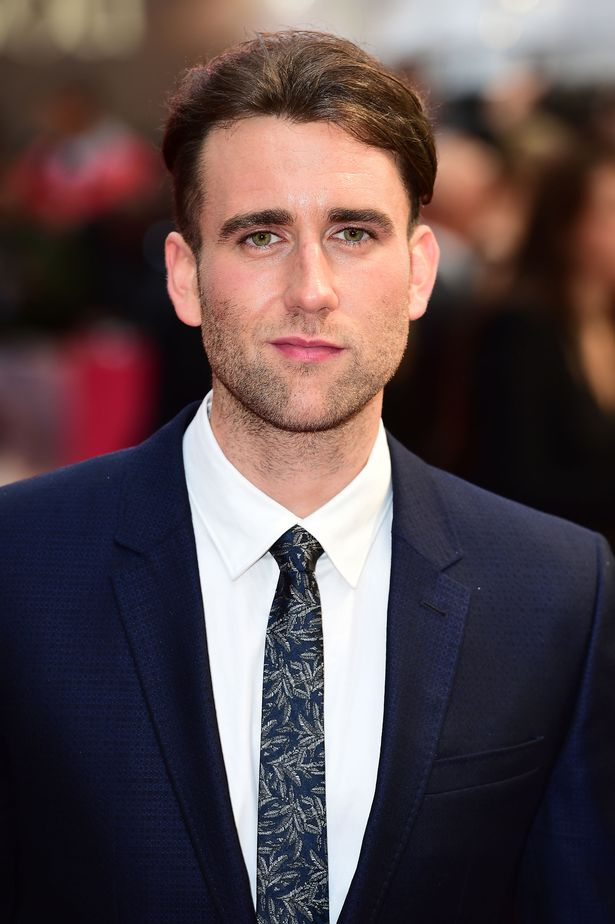
#> input picture Lab5/Images/longbottom.jpg, 615 x 924 px, found by its file name; the run also reads 1 picture not shown here
$ jupyter execute --allow-errors lab5.ipynb
#> lines starting #> are read from the running program, lines starting #| are printed output that depends on the picture
<p style="text-align: center;">МІНІСТЕРСТВО ОСВІТИ І НАУКИ УКРАЇНИ</p>
<p style="text-align: center;">НАЦІОНАЛЬНИЙ ТЕХНІЧНИЙ УНІВЕРСИТЕТ</p>
<p style="text-align: center;">«ХАРКІВСЬКИЙ ПОЛІТЕХНІЧНИЙ ІНСТИТУТ»</p>
<br>
<p style="text-align: center;">КАФЕДРА «ПРОГРАМНА ІНЖЕНЕРІЯ ТА</p>
<p style="text-align: center;">ІНТЕЛЕКТУАЛЬНІ ТЕХНОЛОГІЇ УПРАВЛІННЯ»</p>
<br>
<br>
<br>
<p style="text-align: center;">ЗВІТ</p>
<p style="text-align: center;">з лабораторної роботи № 5</p>
<p style="text-align: center;">з навчальної дисципліни</p>
<p style="text-align: center;">«Обробка даних Python»</p>
<br>
<br>
<br>
<br>
<p style="text-align: right;">ВИКОНАВ</p>
<p style="text-align: right;">Студент групи КН-222с</p>
<p style="text-align: right;">Дмитро СІГОВ</p>
<br>
<p style="text-align: right;">ПЕРЕВІРИВ</p>
<br>
<p style="text-align: right;">Герман ЗВЄРЦЕВ</p>
<br>
<br>
<br>
<br>
<p style="text-align: center;">Харків 2023</p>

<p style="text-align: center;">Робота з бібліотекою OpenCV<p>

<p style="text-align: center;">Хід роботи</p>
<a href="https://github.com/SihovDmytro/python-lab5/blob/master/lab5.ipynb">Посилання на github</a><br>
Завдання:<br>
1. Визначити номер варіанта за формулою:<br>
N = ord(X) % 5 + 1,<br>
де X – перша велика літера вашого імені в латинській транскрипції.<br>
Наприклад, для James Bond номер варіанта буде N = 5<br>

2. Завантажити дані з файлу kr1.xlsx до датафрейму.<br>
3. Отримати дані до свого варіанту програмно з датафрейму,<br>
використовуючи інструменти індексування.<br>
4. Створити функцію, що приймає в якості аргументів дані з датафрейму та<br>
повертає зменшене зображення з доданими «круглими окулярами» та<br>
зберігає отримане зображення у файл.<br>

[cell 1]
ord('D') % 5 + 1

[cell 2]
import pandas as pd

#> (the rest of this cell did not finish here and is left out)

[cell 3]
import cv2
from PIL import Image, ImageDraw
import numpy as np

def add_glasses(image_path, output_path):

#> called with output_path = 'longbottom.jpg'
    img = cv2.imread(image_path)
#> img is the input picture: shape (924, 615, 3); mean B, G, R 76.2, 73.9, 90

    face_cascade = cv2.CascadeClassifier('haarcascades/haarcascade_frontalface_default.xml')
    eye_cascade = cv2.CascadeClassifier('haarcascades/haarcascade_eye.xml')

    gray = cv2.cvtColor(img, cv2.COLOR_BGR2GRAY)
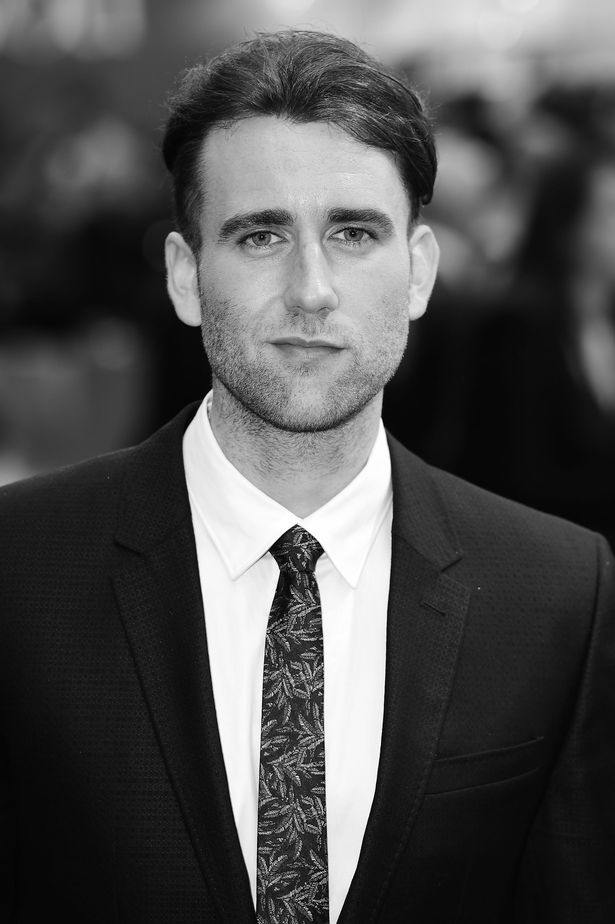
#> gray: shape (924, 615); min 0, max 255, mean 79

    faces = face_cascade.detectMultiScale(gray, scaleFactor=1.3, minNeighbors=5)
#> faces = [[167, 125, 287, 287]]

    pil_img = Image.open(image_path)

    for (x, y, w, h) in faces:
        roi_gray = gray[y:y+h, x:x+w]
        eyes = eye_cascade.detectMultiScale(roi_gray)

        eye_radius = int(0.13 * h)
        eye_center1 = (x + int(0.35 * w), y + int(0.35 * h))
        eye_center2 = (x + int(0.65 * w), y + int(0.35 * h))

        draw = ImageDraw.Draw(pil_img)

        leftline = [(eye_center1[0]-eye_radius, eye_center1[1]), (eye_center1[0]-eye_radius-50, eye_center1[1])]
        draw.line(leftline, fill ="magenta", width = 1)
        rightline = [(eye_center2[0]+eye_radius, eye_center2[1]), (eye_center2[0]+eye_radius+40, eye_center2[1]-7)]
        draw.line(rightline, fill ="magenta", width = 1)
        middleline = [(eye_center1[0]+eye_radius, eye_center1[1]), (eye_center2[0]-eye_radius, eye_center2[1])]
        draw.line(middleline, fill ="magenta", width = 1)
        draw.ellipse([eye_center1[0]-eye_radius, eye_center1[1]-eye_radius,
                      eye_center1[0]+eye_radius, eye_center1[1]+eye_radius], outline ="magenta")
        draw.ellipse([eye_center2[0]-eye_radius, eye_center2[1]-eye_radius,
                      eye_center2[0]+eye_radius, eye_center2[1]+eye_radius], outline ="magenta")
#> this loop made 1 pass
#> (x, y, w, h, eyes, eye_radius, eye_center1, eye_center2) on pass 1: (167, 125, 287, 287, [[59, 82, 61, 61], [155, 78, 62, 62]], 37, (267, 225), (353, 225))
#> pass 1, in add_glasses, `roi_gray = gray[y:y+h, x:x+w]`:
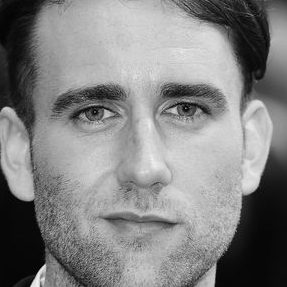
#> roi_gray: shape (287, 287); min 0, max 241, mean 131

    pil_img = pil_img.crop((0,0,600,600))
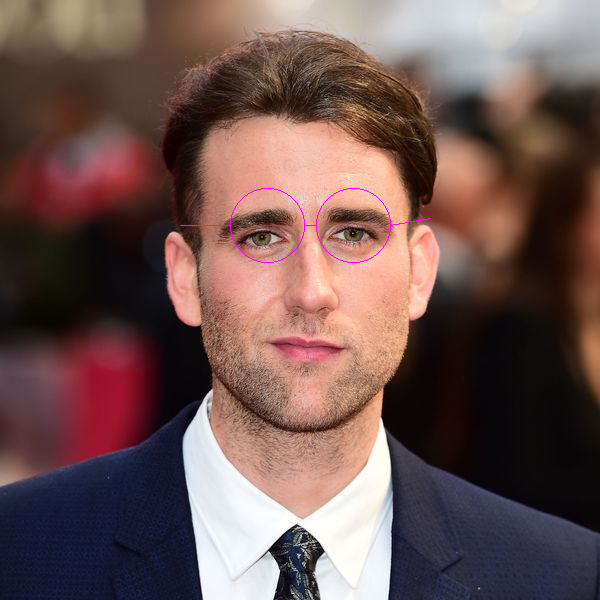
#> pil_img: PIL image 600x600 RGB; mean R, G, B 110.9, 85.1, 81.7
    pil_img.save(output_path)


add_glasses("C:/Users/User/python/lab5/Lab5/Images/longbottom.jpg", "longbottom.jpg")
Image.open("C:/Users/User/python/lab5/longbottom.jpg")
